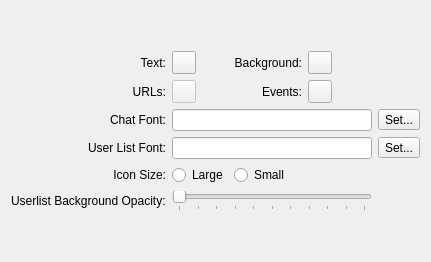
         <widget class="QWidget" name="fTabUiChat">
          <attribute name="title">
           <string>Chat</string>
          </attribute>
          <layout class="QVBoxLayout">
           <item>
            <spacer>
             <property name="orientation">
              <enum>Qt::Vertical</enum>
             </property>
             <property name="sizeHint" stdset="0">
              <size>
               <width>20</width>
               <height>40</height>
              </size>
             </property>
            </spacer>
           </item>
           <item>
            <layout class="QGridLayout">
             <item row="0" column="0">
              <widget class="QLabel" name="label_6">
               <property name="text">
                <string>Text:</string>
               </property>
               <property name="alignment">
                <set>Qt::AlignRight|Qt::AlignTrailing|Qt::AlignVCenter</set>
               </property>
              </widget>
             </item>
             <item row="1" column="0">
              <widget class="QLabel" name="label_12">
               <property name="text">
                <string>URLs:</string>
               </property>
               <property name="alignment">
                <set>Qt::AlignRight|Qt::AlignTrailing|Qt::AlignVCenter</set>
               </property>
              </widget>
             </item>
             <item row="2" column="0">
              <widget class="QLabel" name="label_15">
               <property name="text">
                <string>Chat Font:</string>
               </property>
               <property name="alignment">
                <set>Qt::AlignRight|Qt::AlignTrailing|Qt::AlignVCenter</set>
               </property>
              </widget>
             </item>
             <item row="3" column="0">
              <widget class="QLabel" name="label_16">
               <property name="text">
                <string>User List Font:</string>
               </property>
               <property name="alignment">
                <set>Qt::AlignRight|Qt::AlignTrailing|Qt::AlignVCenter</set>
               </property>
              </widget>
             </item>
             <item row="4" column="0">
              <widget class="QLabel" name="label_17">
               <property name="text">
                <string>Icon Size:</string>
               </property>
               <property name="alignment">
                <set>Qt::AlignRight|Qt::AlignTrailing|Qt::AlignVCenter</set>
               </property>
              </widget>
             </item>
             <item row="0" column="1">
              <layout class="QHBoxLayout">
               <item>
                <widget class="QwcColorButton" name="fBtnIfChatText"/>
               </item>
               <item>
                <widget class="QLabel" name="label_13">
                 <property name="minimumSize">
                  <size>
                   <width>100</width>
                   <height>0</height>
                  </size>
                 </property>
                 <property name="text">
                  <string>Background:</string>
                 </property>
                 <property name="alignment">
                  <set>Qt::AlignRight|Qt::AlignTrailing|Qt::AlignVCenter</set>
                 </property>
                </widget>
               </item>
               <item>
                <widget class="QwcColorButton" name="fBtnIfChatBack"/>
               </item>
               <item>
                <spacer>
                 <property name="orientation">
                  <enum>Qt::Horizontal</enum>
                 </property>
                 <property name="sizeHint" stdset="0">
                  <size>
                   <width>40</width>
                   <height>20</height>
                  </size>
                 </property>
                </spacer>
               </item>
              </layout>
             </item>
             <item row="1" column="1">
              <layout class="QHBoxLayout">
               <item>
                <widget class="QwcColorButton" name="fBtnIfChatURLs">
                 <property name="enabled">
                  <bool>false</bool>
                 </property>
                </widget>
               </item>
               <item>
                <widget class="QLabel" name="label_14">
                 <property name="minimumSize">
                  <size>
                   <width>100</width>
                   <height>0</height>
                  </size>
                 </property>
                 <property name="text">
                  <string>Events:</string>
                 </property>
                 <property name="alignment">
                  <set>Qt::AlignRight|Qt::AlignTrailing|Qt::AlignVCenter</set>
                 </property>
                </widget>
               </item>
               <item>
                <widget class="QwcColorButton" name="fBtnIfChatEvents"/>
               </item>
               <item>
                <spacer>
                 <property name="orientation">
                  <enum>Qt::Horizontal</enum>
                 </property>
                 <property name="sizeHint" stdset="0">
                  <size>
                   <width>40</width>
                   <height>20</height>
                  </size>
                 </property>
                </spacer>
               </item>
              </layout>
             </item>
             <item row="4" column="1">
              <layout class="QHBoxLayout">
               <item>
                <widget class="QRadioButton" name="fBtnIfUserlistCompactLarge">
                 <property name="text">
                  <string>Large</string>
                 </property>
                </widget>
               </item>
               <item>
                <widget class="QRadioButton" name="fBtnIfUserlistCompactSmall">
                 <property name="text">
                  <string>Small</string>
                 </property>
                </widget>
               </item>
               <item>
                <spacer>
                 <property name="orientation">
                  <enum>Qt::Horizontal</enum>
                 </property>
                 <property name="sizeHint" stdset="0">
                  <size>
                   <width>12</width>
                   <height>20</height>
                  </size>
                 </property>
                </spacer>
               </item>
              </layout>
             </item>
             <item row="2" column="1">
              <widget class="QLineEdit" name="fIfChatFont">
               <property name="readOnly">
                <bool>true</bool>
               </property>
              </widget>
             </item>
             <item row="3" column="1">
              <widget class="QLineEdit" name="fIfUserlistFont">
               <property name="readOnly">
                <bool>true</bool>
               </property>
              </widget>
             </item>
             <item row="2" column="2">
              <widget class="QToolButton" name="fBtnIfChatFont">
               <property name="text">
                <string>Set...</string>
               </property>
              </widget>
             </item>
             <item row="3" column="2">
              <widget class="QToolButton" name="fBtnIfUserlistFont">
               <property name="text">
                <string>Set...</string>
               </property>
              </widget>
             </item>
             <item row="5" column="0">
              <widget class="QLabel" name="label_36">
               <property name="text">
                <string>Userlist Background Opacity:</string>
               </property>
              </widget>
             </item>
             <item row="5" column="1">
              <widget class="QSlider" name="sliderUserlistBackgroundOpacity">
               <property name="sizePolicy">
                <sizepolicy hsizetype="Expanding" vsizetype="Fixed">
                 <horstretch>6</horstretch>
                 <verstretch>0</verstretch>
                </sizepolicy>
               </property>
               <property name="maximum">
                <number>100</number>
               </property>
               <property name="singleStep">
                <number>10</number>
               </property>
               <property name="orientation">
                <enum>Qt::Horizontal</enum>
               </property>
               <property name="tickPosition">
                <enum>QSlider::TicksBelow</enum>
               </property>
              </widget>
             </item>
            </layout>
           </item>
           <item>
            <spacer>
             <property name="orientation">
              <enum>Qt::Vertical</enum>
             </property>
             <property name="sizeHint" stdset="0">
              <size>
               <width>20</width>
               <height>40</height>
              </size>
             </property>
            </spacer>
           </item>
          </layout>
         </widget>
